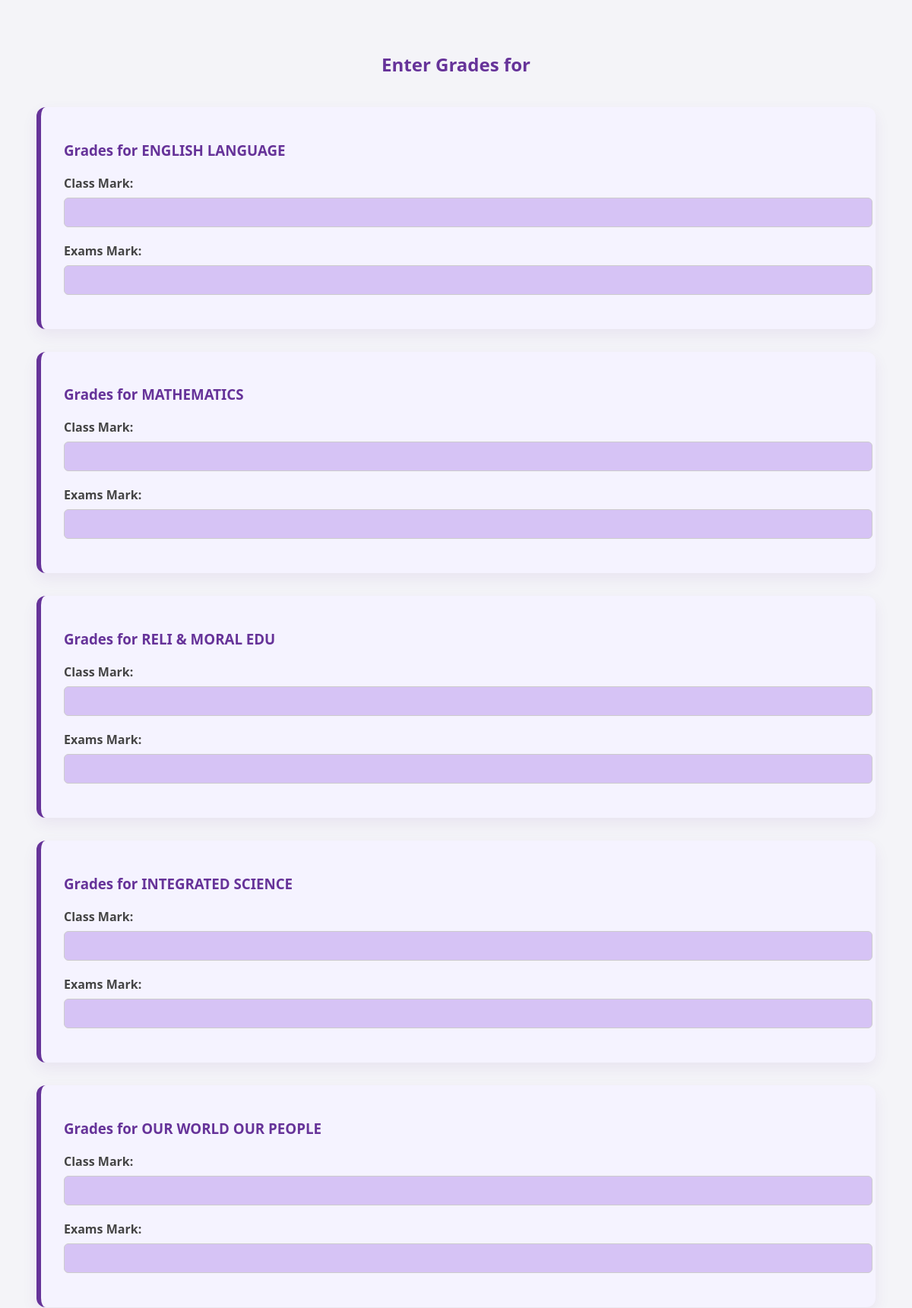
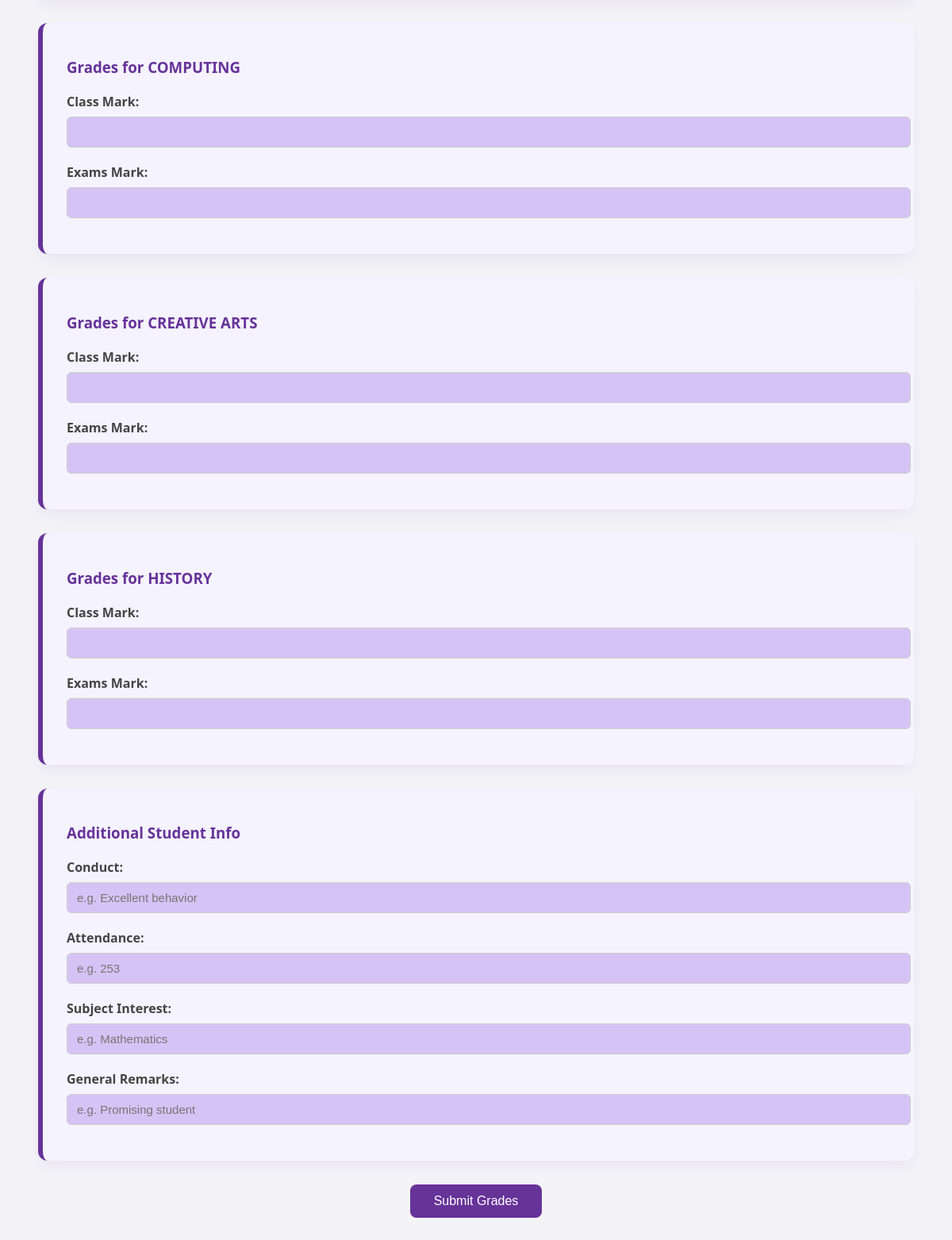
The app's page /add-grade/2/ with its own data (2 pictures, top to bottom).
### mainApp/models.py (models this page shows)
class Subject(models.Model):
    subject_id = models.AutoField(primary_key=True)
    subject_name = models.CharField(max_length=250)
    class Meta:
        managed = True
        db_table = 'subject'

### mainApp/views.py (the view, shortened to what this page needs)
# urls.py: path('add-grade/<int:student_id>/', add_grade, name='add_grade'),
def add_grade(request, student_id):
    student = get_object_or_404(Student, student_id=student_id)
    subjects = Subject.objects.all()
    return render(request, 'grade.html', {'student': student, 'subjects': subjects})

### mainApp/templates/grade.html (shortened to what this page needs)
<!DOCTYPE html>
<html lang="en">
<head>
</head>
<body>
    <h2>Enter Grades for {{ student.first_name }} {{ student.last_name }}</h2>
    <form method="POST">
        {% for subject in subjects %}
            <div class="form-wrapper">
                <h3>Grades for {{ subject.subject_name }}</h3>
                <label for="class_mark_{{ subject.subject_id }}">Class Mark:</label>
                <input type="number" min="0" max="99" name="class_mark_{{ subject.subject_id }}" id="class_mark_{{ subject.subject_id }}" min="0" max="100" required>
                <label for="exams_mark_{{ subject.subject_id }}">Exams Mark:</label>
                <input type="number" min="0" max="99" name="exams_mark_{{ subject.subject_id }}" id="exams_mark_{{ subject.subject_id }}" min="0" max="100" required>
            </div>
        {% endfor %}
        <div class="form-wrapper">
    <h3>Additional Student Info</h3>
    <label for="conduct">Conduct:</label>
    <input type="text" name="conduct" id="conduct" placeholder="e.g. Excellent behavior" required>
    <label for="attendance">Attendance:</label>
    <input type="text" name="attendance" id="attendance" placeholder="e.g. 253" required>
    <label for="interest">Subject Interest:</label>
    <input type="text" name="interest" id="interest" placeholder="e.g. Mathematics" required>
    <label for="overall_remarks">General Remarks:</label>
    <input type="text" name="overall_remarks" id="overall_remarks" placeholder="e.g. Promising student" required>
</div>
        <button type="submit">Submit Grades</button>
    </form>
</body>
</html>

### mainApp/templates/grade.html (style rules this page uses)
body { font-family: 'Segoe UI', Tahoma, Geneva, Verdana, sans-serif; background-color: #f4f4f8; padding: 40px; color: #333; }
h2 { color: #663399; text-align: center; margin-bottom: 40px; }
.form-wrapper { background: #f5f3ff; border-radius: 12px; padding: 25px 30px; margin-bottom: 30px; box-shadow: 0 8px 20px rgba(102, 51, 153, 0.08); border-left: 6px solid #663399; }
.form-wrapper h3 { color: #663399; margin-bottom: 20px; }
label { display: block; margin-bottom: 8px; font-weight: 600; color: #444; }
input { width: 100%; padding: 10px 12px; margin-bottom: 20px; border: 1px solid #ccc; border-radius: 6px; font-size: 15px; background-color: #d6c3f5; transition: border 0.3s ease; }
button { display: block; margin: 30px auto 0; padding: 12px 30px; background-color: #663399; color: white; font-size: 16px; border: none; border-radius: 8px; cursor: pointer; transition: background-color 0.3s ease, transform 0.2s ease; }

### records on screen
Subject: subject_name "ENGLISH LANGUAGE"
Subject: subject_name "MATHEMATICS"
Subject: subject_name "RELI & MORAL EDU"
Subject: subject_name "INTEGRATED SCIENCE"
Subject: subject_name "OUR WORLD OUR PEOPLE"
Subject: subject_name "COMPUTING"
Subject: subject_name "CREATIVE ARTS"
Subject: subject_name "HISTORY"
